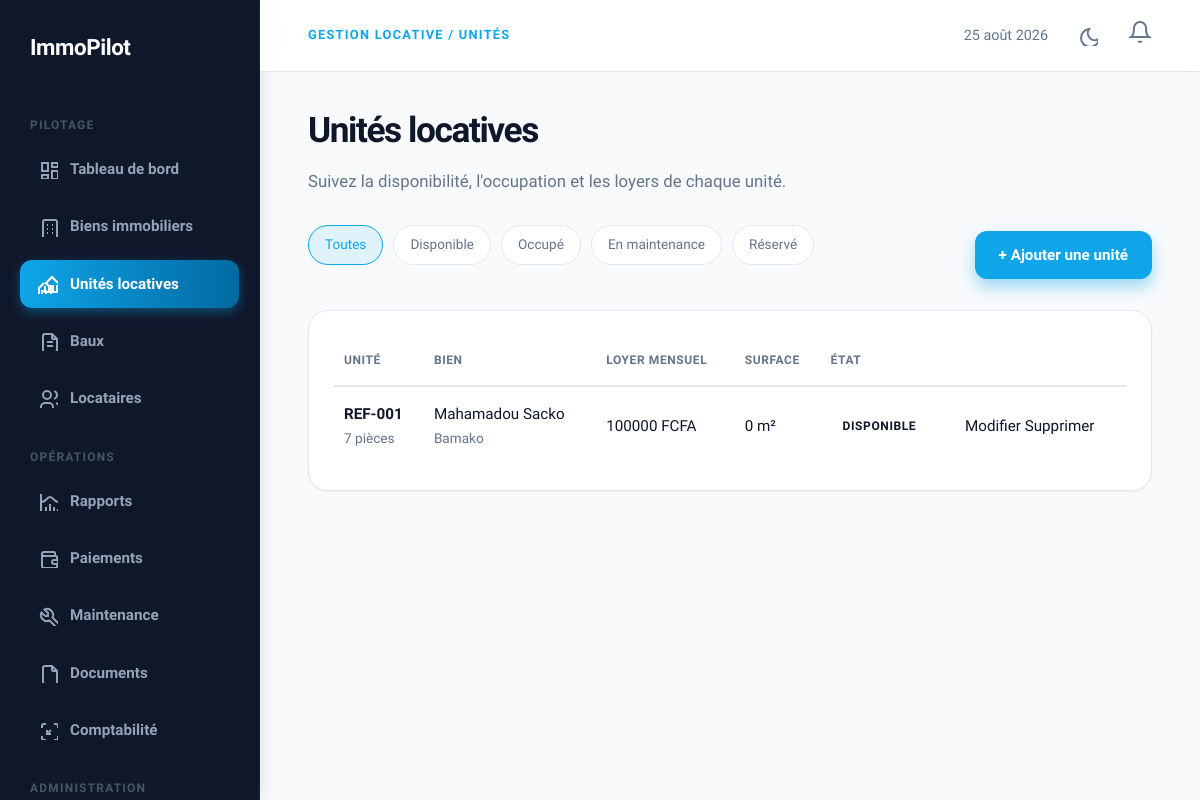
The page /biens/unites/ (signed in) on the database its author committed.
### Comptes/models.py (models this page shows, shortened)
class SiteSettings(models.Model):
    app_name = models.CharField(max_length=100, default='ImmoPilot', verbose_name='Nom de l\'application')
    logo = models.ImageField(upload_to='settings/', null=True, blank=True, verbose_name='Logo de l\'application')
    primary_color = models.CharField(max_length=20, default='#0ea5e9', verbose_name='Couleur principale')
    class Meta:
        verbose_name = 'Paramètre du site'
        verbose_name_plural = 'Paramètres du site'
    @classmethod
    def load(cls):
        obj, created = cls.objects.get_or_create(pk=1)
        return obj

### Proprietes/models.py (models this page shows, shortened)
class Unit(models.Model):
    STATUS_CHOICES = [
        ('available', 'Disponible'),
        ('occupied', 'Occupé'),
        ('maintenance', 'En maintenance'),
        ('reserved', 'Réservé'),
    ]
    property = models.ForeignKey(
        Property,
        on_delete=models.CASCADE,
        related_name='units'
    )
    unit_number = models.CharField(max_length=20, verbose_name="Numéro/Reference")
    floor = models.IntegerField(null=True, blank=True, verbose_name="Étage")
    rooms = models.IntegerField(default=0, verbose_name="Pièces")
    bedrooms = models.IntegerField(default=0, verbose_name="Chambres")
    bathrooms = models.IntegerField(default=0, verbose_name="Salles de bain")
    area = models.DecimalField(max_digits=6, decimal_places=2, help_text="Surface en m²", verbose_name="Surface")
    rent_amount = models.DecimalField(max_digits=10, decimal_places=2, verbose_name="Loyer mensuel")
    deposit_amount = models.DecimalField(max_digits=10, decimal_places=2, verbose_name="Dépôt de garantie")
    status = models.CharField(max_length=20, choices=STATUS_CHOICES, default='available', verbose_name="Statut")
    available_from = models.DateField(null=True, blank=True, verbose_name="Disponible à partir de")
    description = models.TextField(blank=True, verbose_name="Description")
    created_at = models.DateTimeField(auto_now_add=True, verbose_name="Créé le")
    updated_at = models.DateTimeField(auto_now=True, verbose_name="Mis à jour le")
    class Meta:
        db_table = 'properties_unit'
        unique_together = [['property', 'unit_number']]
        indexes = [
            models.Index(fields=['property', 'status']),
            models.Index(fields=['status', 'available_from']),
        ]

class Property(models.Model):
    PROPERTY_TYPE_CHOICES = [
        ('apartment', 'Appartement'),
        ('house', 'Maison'),
        ('commercial', 'Commercial'),
        ('parking', 'Parking'),
        ('land', 'Terrain'),
    ]
    owner = models.ForeignKey(
        settings.AUTH_USER_MODEL,
        on_delete=models.CASCADE,
        related_name='properties'
    )
    name = models.CharField(max_length=200, verbose_name="Nom du bien")
    address = models.CharField(max_length=255, verbose_name="Adresse")
    city = models.CharField(max_length=100, verbose_name="Ville")
    postal_code = models.CharField(max_length=20, verbose_name="Code postal")
    country = models.CharField(max_length=100, default='France', verbose_name="Pays")
    property_type = models.CharField(max_length=20, choices=PROPERTY_TYPE_CHOICES, verbose_name="Type de bien")
    total_area = models.DecimalField(max_digits=8, decimal_places=2, help_text="Surface totale en m²", verbose_name="Surface totale")
    year_built = models.IntegerField(null=True, blank=True, verbose_name="Année de construction")
    description = models.TextField(blank=True, verbose_name="Description")
    is_active = models.BooleanField(default=True, verbose_name="Actif")
    created_at = models.DateTimeField(auto_now_add=True, verbose_name="Créé le")
    updated_at = models.DateTimeField(auto_now=True, verbose_name="Mis à jour le")
    class Meta:
        db_table = 'properties_property'
        ordering = ['-created_at']
        indexes = [
            models.Index(fields=['city', 'postal_code']),
            models.Index(fields=['owner', 'is_active']),
        ]

### Proprietes/views.py (the view)
# urls.py: path('unites/', views.unit_list, name='unit_list'),
@login_required
def unit_list(request):
	units = Unit.objects.filter(property__owner=request.user).select_related('property')
	status = request.GET.get('status', '').strip()
	if status:
		units = units.filter(status=status)
	return render(request, 'properties/unit_list.html', {
		'units': units,
		'status': status,
		'status_choices': Unit.STATUS_CHOICES,
	})

### Comptes/context_processors.py (called while the page is built)
def notifications(request):
    if request.user.is_authenticated:
        unread_notifications = Notification.objects.filter(user=request.user, is_read=False)
        return {'unread_notifications': unread_notifications, 'unread_notifications_count': unread_notifications.count()}
    return {'unread_notifications': [], 'unread_notifications_count': 0}

def site_settings_processor(request):
    return {
        'site_settings': SiteSettings.load()
    }

### templates/properties/unit_list.html (shortened to what this page needs)
{% extends "base.html" %}
{% block eyebrow %}Gestion locative / Unités{% endblock %}
{% block content %}
<h1>Unités locatives</h1>
<p class="intro">Suivez la disponibilité, l'occupation et les loyers de chaque unité.</p>
<div class="toolbar">
<div class="filters"><a class="{% if not status %}active{% endif %}" href="{% url 'unit_list' %}">Toutes</a>{% for value,label in status_choices %}<a class="{% if status == value %}active{% endif %}" href="?status={{ value }}">{{ label }}</a>{% endfor %}</div>
<a class="primary" href="{% url 'unit_create' %}">+ Ajouter une unité</a>
</div>
<section class="panel"><table><thead><tr><th>Unité</th><th>Bien</th><th>Loyer mensuel</th><th>Surface</th><th>État</th><th></th></tr></thead><tbody>
{% for unit in units %}<tr><td><span class="name">{{ unit.unit_number }}</span><span class="sub">{{ unit.rooms }} pièce{{ unit.rooms|pluralize }}</span></td><td>{{ unit.property.name }}<span class="sub">{{ unit.property.city }}</span></td><td>{{ unit.rent_amount|floatformat:0 }} FCFA</td><td>{{ unit.area|floatformat:0 }} m²</td><td><span class="badge {{ unit.status }}">{{ unit.get_status_display }}</span></td><td><a href="{% url 'unit_update' unit.pk %}">Modifier</a> <a href="{% url 'unit_delete' unit.pk %}">Supprimer</a></td></tr>{% empty %}<tr><td colspan="6" class="empty" style="text-align:center;padding:45px">Aucune unité ne correspond à ce filtre.</td></tr>{% endfor %}
</tbody></table></section>
{% endblock %}

### templates/includes/sidebar.html (shortened to what this page needs)
<aside class="app-sidebar">
<a class="side-brand" href="{% url 'dashboard' %}">
  {{ site_settings.app_name }}
</a>
<div class="side-label">Pilotage</div>
<nav>
<a class="{% if request.resolver_match.url_name == 'dashboard' %}active{% endif %}" href="{% url 'dashboard' %}">
  <svg width="20" height="20" fill="none" stroke="currentColor" stroke-width="2"><path d="M4 4h6v8H4z"></path><path d="M4 16h6v4H4z"></path><path d="M14 12h6v8h-6z"></path><path d="M14 4h6v4h-6z"></path></svg>
  Tableau de bord
</a>
<a class="{% if '/biens/unites' not in request.path and '/biens/' in request.path %}active{% endif %}" href="{% url 'property_list' %}">
  Biens immobiliers
</a>
<a class="{% if '/biens/unites' in request.path %}active{% endif %}" href="{% url 'unit_list' %}">
  <svg width="20" height="20" fill="none" stroke="currentColor" stroke-width="2"><path d="M8 9l5 5v7h-5v-4H4v4H1v-7l5 -5m1 1l7 -7l9 9h-4v6h-4v-6h-4v6h-4v-6"></path></svg>
  Unités locatives
</a>
<a class="{% if '/baux/' in request.path %}active{% endif %}" href="{% url 'lease_list' %}">
  <svg width="20" height="20" fill="none" stroke="currentColor" stroke-width="2"><path d="M14 3v4a1 1 0 0 0 1 1h4"></path><path d="M17 21h-10a2 2 0 0 1 -2 -2v-14a2 2 0 0 1 2 -2h7l5 5v11a2 2 0 0 1 -2 2z"></path><path d="M9 15h6"></path><path d="M9 11h6"></path></svg>
  Baux
</a>
<a class="{% if '/baux/crm/' in request.path %}active{% endif %}" href="{% url 'tenant_crm' %}">
  <svg width="20" height="20" fill="none" stroke="currentColor" stroke-width="2"><path d="M9 7m-4 0a4 4 0 1 0 8 0a4 4 0 1 0 -8 0"></path><path d="M3 21v-2a4 4 0 0 1 4 -4h4a4 4 0 0 1 4 4v2"></path><path d="M16 3.13a4 4 0 0 1 0 7.75"></path><path d="M21 21v-2a4 4 0 0 0 -3 -3.85"></path></svg>
  Locataires
</a>
</nav>
<div class="side-label">Opérations</div>
<nav>
<a class="{% if '/rapports/' in request.path %}active{% endif %}" href="{% url 'business_report' %}">
  <svg width="20" height="20" fill="none" stroke="currentColor" stroke-width="2"><path d="M3 3v18h18"></path><path d="M20 18v3"></path><path d="M16 16v5"></path><path d="M12 13v8"></path><path d="M8 16v5"></path><path d="M3 11c6 0 5 -5 9 -5s3 5 9 5"></path></svg>
  Rapports
</a>
<a class="{% if '/paiements/' in request.path %}active{% endif %}" href="{% url 'payment_list' %}">
  <svg width="20" height="20" fill="none" stroke="currentColor" stroke-width="2"><path d="M17 8v-3a1 1 0 0 0 -1 -1h-10a2 2 0 0 0 0 4h12a1 1 0 0 1 1 1v3m0 4v3a1 1 0 0 1 -1 1h-12a2 2 0 0 1 -2 -2v-12"></path><path d="M20 12v4h-4a2 2 0 0 1 0 -4h4"></path></svg>
  Paiements
</a>
<a class="{% if '/maintenance/' in request.path %}active{% endif %}" href="{% url 'maintenance_list' %}">
  <svg width="20" height="20" fill="none" stroke="currentColor" stroke-width="2"><path d="M7 10h3v-3l-3.5 -3.5a6 6 0 0 1 8 8l6 6a2 2 0 0 1 -3 3l-6 -6a6 6 0 0 1 -8 -8l3.5 3.5"></path></svg>
  Maintenance
</a>
<a class="{% if '/documents/' in request.path %}active{% endif %}" href="{% url 'document_list' %}">
  <svg width="20" height="20" fill="none" stroke="currentColor" stroke-width="2"><path d="M14 3v4a1 1 0 0 0 1 1h4"></path><path d="M17 21h-10a2 2 0 0 1 -2 -2v-14a2 2 0 0 1 2 -2h7l5 5v11a2 2 0 0 1 -2 2z"></path></svg>
  Documents
</a>
<a class="{% if '/comptabilite/' in request.path %}active{% endif %}" href="{% url 'transaction_list' %}">
  <svg width="20" height="20" fill="none" stroke="currentColor" stroke-width="2"><path d="M4 8v-2a2 2 0 0 1 2 -2h2"></path><path d="M4 16v2a2 2 0 0 0 2 2h2"></path><path d="M16 4h2a2 2 0 0 1 2 2v2"></path><path d="M16 20h2a2 2 0 0 0 2 -2v-2"></path><path d="M9 10v4h4"></path><path d="M13 10l-4 4"></path></svg>
  Comptabilité
</a>
</nav>
{% if request.user.is_authenticated %}
  {% if request.user.role == 'admin' or request.user.role == 'owner' %}
  <div class="side-label">Administration</div>
  {% endif %}
{% endif %}
</aside>

### rows shown on the page
SiteSettings: app_name "ImmoPilot"
Unit: unit_number "REF-001", rooms "7", property.name "Mahamadou Sacko", property.city "Bamako", rent_amount "100000", area "0", status "DISPONIBLE"

### other values the page prints
{{ label }} "Disponible" "Occupé" "En maintenance" "Réservé"
